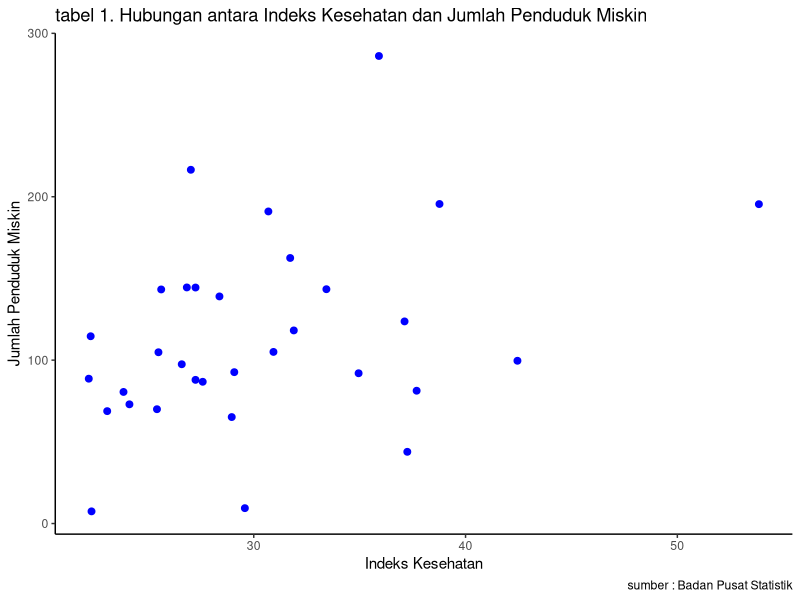

Write the R code that produced this figure.
## ---- chunk 1
#| warning: false
#| echo: true
library("tidyverse")
library("readxl")
library("dplyr")
## ---- chunk 2
#import dataset
library(readxl)
DAT<-read_excel('DAT.xlsx')
head(DAT)
## ---- chunk 3
library("ggplot2")
library("readxl")
library("dplyr")
ggplot(data=DAT,aes(x=AK,y=JPM))+
  geom_point(color="blue",size=2)+
  labs(title="tabel 1. Hubungan antara Indeks Kesehatan dan Jumlah Penduduk Miskin",
       x="Indeks Kesehatan",
       y="Jumlah Penduduk Miskin",
       caption = "sumber : Badan Pusat Statistik")+
  theme_classic()
## ---- chunk 4
#import dataset
library(readxl)
DAT<-read_excel('DAT.xlsx')
head(DAT)
## ---- chunk 5
reg1<-lm(AK~JPM,data=DAT)
summary (reg1)
